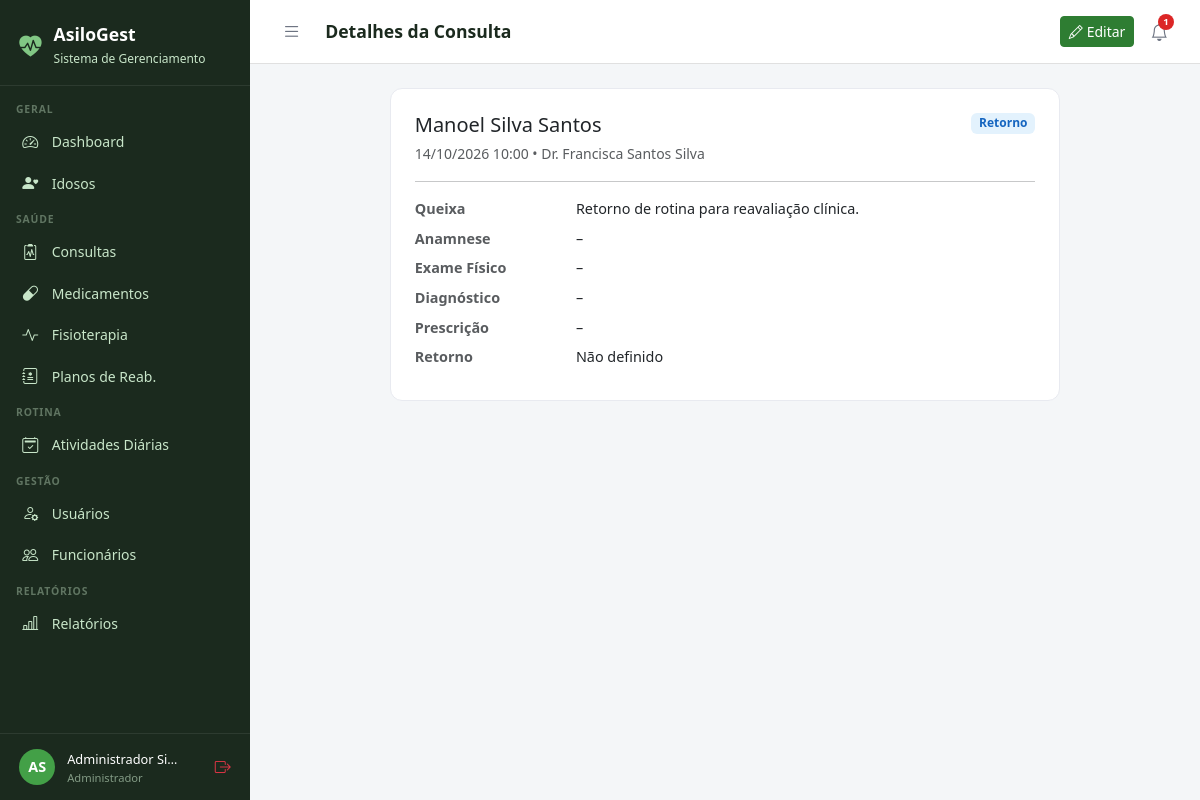
The page /consultas/47/ (signed in) on the database its author committed.
### core/models.py (models this page shows, shortened)
class Usuario(AbstractUser):
    PERFIL_CHOICES = [
        ('administrador', 'Administrador'),
        ('medico', 'Médico'),
        ('fisioterapeuta', 'Fisioterapeuta'),
        ('enfermeiro', 'Enfermeiro(a)'),
        ('recepcionista', 'Recepcionista'),
        ('familiar', 'Familiar do Idoso'),
    ]
    perfil = models.CharField(
        max_length=20, choices=PERFIL_CHOICES,
        default='recepcionista', verbose_name='Perfil de Acesso'
    )
    telefone = models.CharField(max_length=15, blank=True, verbose_name='Telefone')
    cpf = models.CharField(max_length=14, unique=True, null=True, blank=True, verbose_name='CPF')
    foto = models.ImageField(upload_to='usuarios/', blank=True, null=True, verbose_name='Foto')
    data_nascimento = models.DateField(null=True, blank=True, verbose_name='Data de Nascimento')
    especialidade = models.CharField(
        max_length=100, blank=True, verbose_name='Especialidade',
        help_text='Preencha para Médico ou Fisioterapeuta'
    )
    data_admissao = models.DateField(null=True, blank=True, verbose_name='Data de Admissão')
    primeiro_acesso = models.BooleanField(
        default=True, verbose_name='Primeiro Acesso',
        help_text='Usuário deve definir senha no primeiro login'
    )
    ativo = models.BooleanField(default=True, verbose_name='Ativo')
    criado_em = models.DateTimeField(auto_now_add=True)
    class Meta:
        verbose_name = 'Usuário'
        verbose_name_plural = 'Usuários'
        ordering = ['first_name', 'last_name']
    @property
    def is_administrador(self):
        return self.perfil == 'administrador' or self.is_superuser
    @property
    def is_fisioterapeuta(self):
        return self.perfil == 'fisioterapeuta'
    @property
    def is_familiar(self):
        return self.perfil == 'familiar'
    @property
    def pode_editar_saude(self):
        return self.is_administrador or self.is_medico
    @property
    def pode_ver_saude(self):
        return (self.is_administrador or self.is_medico
                or self.is_fisioterapeuta or self.is_enfermeiro)
    @property
    def pode_cadastrar_usuarios(self):
        return self.is_administrador or self.is_recepcionista
    @property
    def pode_administrar(self):
        return self.is_administrador

### consultas/models.py (models this page shows, shortened)
class Consulta(models.Model):
    TIPO_CHOICES = [
        ('rotina', 'Consulta de Rotina'),
        ('urgencia', 'Urgência'),
        ('retorno', 'Retorno'),
        ('especialidade', 'Especialidade'),
        ('preventiva', 'Preventiva'),
    ]
    STATUS_CHOICES = [
        ('agendada', 'Agendada'),
        ('realizada', 'Realizada'),
        ('cancelada', 'Cancelada'),
        ('falta', 'Falta'),
    ]
    idoso = models.ForeignKey(Idoso, on_delete=models.CASCADE, related_name='consultas')
    medico = models.ForeignKey(Usuario, on_delete=models.SET_NULL, null=True, related_name='consultas_medico', limit_choices_to={'perfil': 'medico'})
    data_hora = models.DateTimeField(verbose_name='Data e Hora')
    tipo = models.CharField(max_length=15, choices=TIPO_CHOICES, default='rotina')
    status = models.CharField(max_length=10, choices=STATUS_CHOICES, default='agendada')
    queixa_principal = models.TextField(blank=True, verbose_name='Queixa Principal')
    anamnese = models.TextField(blank=True, verbose_name='Anamnese')
    exame_fisico = models.TextField(blank=True, verbose_name='Exame Físico')
    diagnostico = models.TextField(blank=True, verbose_name='Diagnóstico')
    prescricao = models.TextField(blank=True, verbose_name='Prescrição / Conduta')
    retorno_em = models.DateField(null=True, blank=True, verbose_name='Retorno Previsto')
    observacoes = models.TextField(blank=True)
    criado_em = models.DateTimeField(auto_now_add=True)
    atualizado_em = models.DateTimeField(auto_now=True)
    class Meta:
        verbose_name = 'Consulta'
        verbose_name_plural = 'Consultas'
        ordering = ['-data_hora']

### idosos/models.py (models this page shows, shortened)
class Idoso(models.Model):
    SEXO_CHOICES = [('M', 'Masculino'), ('F', 'Feminino')]
    TIPO_SANGUINEO = [('A+','A+'),('A-','A-'),('B+','B+'),('B-','B-'),('AB+','AB+'),('AB-','AB-'),('O+','O+'),('O-','O-')]
    STATUS_CHOICES = [('ativo','Ativo'),('inativo','Inativo'),('internado','Internado'),('falecido','Falecido')]
    nome = models.CharField(max_length=150, verbose_name='Nome Completo')
    data_nascimento = models.DateField(verbose_name='Data de Nascimento')
    sexo = models.CharField(max_length=1, choices=SEXO_CHOICES)
    cpf = models.CharField(max_length=14, unique=True, null=True, blank=True)
    rg = models.CharField(max_length=20, blank=True)
    tipo_sanguineo = models.CharField(max_length=3, choices=TIPO_SANGUINEO, blank=True)
    foto = models.ImageField(upload_to='idosos/', blank=True, null=True)
    status = models.CharField(max_length=10, choices=STATUS_CHOICES, default='ativo')
    endereco = models.CharField(max_length=200, blank=True)
    cidade = models.CharField(max_length=100, blank=True)
    estado = models.CharField(max_length=2, blank=True)
    cep = models.CharField(max_length=9, blank=True)
    alergias = models.TextField(blank=True, verbose_name='Alergias')
    condicoes_medicas = models.TextField(blank=True, verbose_name='Condições Médicas')
    observacoes = models.TextField(blank=True, verbose_name='Observações Gerais')
    data_entrada = models.DateField(verbose_name='Data de Entrada')
    numero_quarto = models.CharField(max_length=10, blank=True, verbose_name='Quarto')
    criado_em = models.DateTimeField(auto_now_add=True)
    atualizado_em = models.DateTimeField(auto_now=True)
    class Meta:
        verbose_name = 'Idoso'
        verbose_name_plural = 'Idosos'
        ordering = ['nome']

### consultas/views.py (the view)
# urls.py: path('<int:pk>/', views.detalhe, name='detalhe'),
@login_required
def detalhe(request, pk):
    user = request.user
    consulta = get_object_or_404(Consulta, pk=pk)
    if user.is_familiar:
        from idosos.models import FamiliarVinculo
        if not FamiliarVinculo.objects.filter(familiar=user, idoso=consulta.idoso).exists():
            messages.error(request, 'Acesso negado.')
            return redirect('consultas:lista')
        return render(request, 'consultas/detalhe.html', {'consulta': consulta})
    if not user.pode_ver_saude:
        messages.error(request, 'Acesso negado.')
        return redirect('dashboard')
    return render(request, 'consultas/detalhe.html', {'consulta': consulta})

### templates/consultas/detalhe.html
{% extends 'base.html' %}
{% block title %}Consulta{% endblock %}{% block page_title %}Detalhes da Consulta{% endblock %}
{% block topbar_actions %}{% if user.pode_editar_saude %}<a href="{% url 'consultas:editar' consulta.pk %}" class="btn btn-primary btn-sm"><i class="bi bi-pencil me-1"></i>Editar</a>{% endif %}{% endblock %}
{% block content %}<div class="row justify-content-center"><div class="col-lg-9"><div class="form-card">
<div class="d-flex justify-content-between align-items-start mb-3">
  <div>
    <h5 class="mb-1">{{ consulta.idoso.nome }}</h5>
    <small class="text-muted">{{ consulta.data_hora|date:"d/m/Y H:i" }} &bull; Dr. {{ consulta.medico.get_full_name|default:"–" }}</small>
  </div>
  <span class="badge" style="background:#E3F2FD;color:#1565C0;">{{ consulta.get_tipo_display }}</span>
</div><hr>
<dl class="row mb-0" style="font-size:.9rem;">
  <dt class="col-3 text-muted">Queixa</dt><dd class="col-9" style="white-space:pre-line;">{{ consulta.queixa_principal|default:"–" }}</dd>
  <dt class="col-3 text-muted">Anamnese</dt><dd class="col-9" style="white-space:pre-line;">{{ consulta.anamnese|default:"–" }}</dd>
  <dt class="col-3 text-muted">Exame Físico</dt><dd class="col-9" style="white-space:pre-line;">{{ consulta.exame_fisico|default:"–" }}</dd>
  <dt class="col-3 text-muted">Diagnóstico</dt><dd class="col-9" style="white-space:pre-line;">{{ consulta.diagnostico|default:"–" }}</dd>
  <dt class="col-3 text-muted">Prescrição</dt><dd class="col-9" style="white-space:pre-line;">{{ consulta.prescricao|default:"–" }}</dd>
  <dt class="col-3 text-muted">Retorno</dt><dd class="col-9">{{ consulta.retorno_em|date:"d/m/Y"|default:"Não definido" }}</dd>
</dl>
</div></div></div>{% endblock %}

### templates/base.html (shortened to what this page needs)
<!DOCTYPE html>
<html lang="pt-br">
<head>
  <link href="https://cdn.jsdelivr.net/npm/bootstrap@5.3.0/dist/css/bootstrap.min.css" rel="stylesheet">
  <link href="https://cdn.jsdelivr.net/npm/bootstrap-icons@1.11.0/font/bootstrap-icons.css" rel="stylesheet">
</head>
<body>
{% if user.is_authenticated %}
<div id="sidebar">
  <div class="sidebar-brand">
    <i class="bi bi-heart-pulse-fill" style="color:#81C784;font-size:1.4rem;"></i>
    <div>
      <h5 style="margin:0;">AsiloGest</h5>
      <small>Sistema de Gerenciamento</small>
    </div>
  </div>
  <nav class="sidebar-nav">
    <div class="nav-section">Geral</div>
    <a href="{% url 'dashboard' %}" class="sidebar-link {% if request.resolver_match.url_name == 'dashboard' %}active{% endif %}">
      <i class="bi bi-speedometer2"></i> Dashboard
    </a>
    <a href="{% url 'idosos:lista' %}" class="sidebar-link">
      <i class="bi bi-person-heart"></i>
      {% if user.is_familiar %}Meus Familiares{% else %}Idosos{% endif %}
    </a>
    {% if user.pode_ver_saude or user.is_familiar %}
    <div class="nav-section">Saúde</div>
    <a href="{% url 'consultas:lista' %}" class="sidebar-link">
      <i class="bi bi-clipboard2-pulse"></i> Consultas
    </a>
    <a href="{% url 'medicamentos:lista' %}" class="sidebar-link">
      <i class="bi bi-capsule"></i> Medicamentos
    </a>
    <a href="{% url 'fisioterapia:lista' %}" class="sidebar-link">
      <i class="bi bi-activity"></i> Fisioterapia
    </a>
    {% if user.pode_ver_saude and not user.is_familiar %}
    <a href="{% url 'fisioterapia:planos_lista' %}" class="sidebar-link">
      <i class="bi bi-journal-medical"></i> Planos de Reab.
    </a>
    {% endif %}
    {% endif %}
    <div class="nav-section">Rotina</div>
    <a href="{% url 'atividades:lista' %}" class="sidebar-link">
      <i class="bi bi-calendar2-check"></i> Atividades Diárias
    </a>
    {% if user.pode_cadastrar_usuarios %}
    <div class="nav-section">Gestão</div>
    <a href="{% url 'usuarios_lista' %}" class="sidebar-link">
      <i class="bi bi-person-gear"></i> Usuários
    </a>
    {% endif %}
    {% if user.pode_administrar %}
    <a href="{% url 'funcionarios:lista' %}" class="sidebar-link">
      <i class="bi bi-people"></i> Funcionários
    </a>
    {% endif %}
    {% if user.pode_ver_saude or user.pode_administrar %}
    <div class="nav-section">Relatórios</div>
    <a href="{% url 'relatorios:lista' %}" class="sidebar-link">
      <i class="bi bi-bar-chart-line"></i> Relatórios
    </a>
    {% endif %}
  </nav>
  <div class="sidebar-user">
    <div class="avatar">{{ user.first_name|first|upper }}{{ user.last_name|first|upper }}</div>
    <div class="info" style="min-width:0;flex:1;">
      <span>{{ user.get_full_name|truncatechars:18 }}</span>
      <small>{{ user.get_perfil_display }}</small>
    </div>
    <a href="{% url 'logout' %}" class="text-danger" title="Sair" style="flex-shrink:0;">
      <i class="bi bi-box-arrow-right"></i>
    </a>
  </div>
</div>
<div id="main">
  <div class="topbar">
    <div class="topbar-left">
      <button class="btn-toggle-sidebar" onclick="toggleSidebar()" title="Menu">
        <i class="bi bi-list"></i>
      </button>
      <h4>{% block page_title %}{% endblock %}</h4>
    </div>
    <div class="d-flex align-items-center gap-2">
      {% block topbar_actions %}{% endblock %}
      <div style="position:relative;">
        <button class="notif-btn" id="notifBtn" onclick="toggleNotif()" title="Notificações">
          <i class="bi bi-bell"></i>
          {% if notif_count %}
          <span class="notif-badge">{{ notif_count }}</span>
          {% endif %}
        </button>
      </div>
    </div>
  </div>
  <div class="content">
    {% block content %}{% endblock %}
  </div>
</div>
{% else %}
{% block full_content %}{% endblock %}
{% endif %}
</body>
</html>

### templates/base.html (style rules this page uses)
:root { --sidebar-width: 250px; --primary: #2E7D32; --primary-light: #43A047; --accent: #1565C0; --bg-sidebar: #1B2A1E; --bg-sidebar-hover: #2E4A33; --text-sidebar: #C8E6C9; --transition: 0.3s ease; }
body { background: #F4F6F8; font-family: 'Segoe UI', sans-serif; }
#sidebar { position: fixed; top: 0; left: 0; width: var(--sidebar-width); height: 100vh; background: var(--bg-sidebar); z-index: 1000; display: flex; flex-direction: column; overflow-y: auto; transition: transform var(--transition); }
.sidebar-brand { padding: 1.5rem 1.2rem 1rem; border-bottom: 1px solid rgba(255,255,255,0.08); display: flex; align-items: center; gap: .75rem; }
.sidebar-brand h5 { color: #fff; font-weight: 700; margin: 0; font-size: 1.1rem; }
.sidebar-brand small { color: var(--text-sidebar); font-size: .75rem; }
.sidebar-nav { padding: .5rem 0; flex: 1; }
.nav-section { padding: .5rem 1rem .2rem; color: rgba(200,230,201,.4); font-size: .65rem; font-weight: 700; letter-spacing: .08em; text-transform: uppercase; }
.sidebar-link { display: flex; align-items: center; gap: .65rem; padding: .55rem 1.2rem; color: var(--text-sidebar); text-decoration: none; font-size: .875rem; transition: all .2s; border-left: 3px solid transparent; }
.sidebar-link i { font-size: 1rem; width: 1.2rem; }
.sidebar-user { padding: .8rem 1.2rem; border-top: 1px solid rgba(255,255,255,0.08); display: flex; align-items: center; gap: .75rem; }
.sidebar-user .avatar { width: 36px; height: 36px; background: var(--primary-light); border-radius: 50%; display: flex; align-items: center; justify-content: center; color: #fff; font-weight: 700; font-size: .9rem; flex-shrink: 0; }
.sidebar-user .info small { color: rgba(200,230,201,.6); font-size: .7rem; display: block; }
.sidebar-user .info span { color: #fff; font-size: .8rem; }
#main { margin-left: var(--sidebar-width); min-height: 100vh; display: flex; flex-direction: column; transition: margin-left var(--transition); }
.topbar { background: #fff; border-bottom: 1px solid #E0E0E0; padding: .75rem 1.5rem; display: flex; align-items: center; justify-content: space-between; position: sticky; top: 0; z-index: 999; }
.topbar-left { display: flex; align-items: center; gap: 1rem; }
.topbar h4 { margin: 0; font-size: 1.1rem; font-weight: 600; color: #1B2A1E; }
.btn-toggle-sidebar { background: none; border: none; padding: .4rem .5rem; color: #6B7280; cursor: pointer; border-radius: 6px; font-size: 1.2rem; line-height: 1; transition: background .2s, color .2s; }
.notif-btn { position: relative; background: none; border: none; padding: .4rem .5rem; color: #6B7280; cursor: pointer; border-radius: 6px; font-size: 1.1rem; transition: background .2s, color .2s; }
.notif-badge { position: absolute; top: 2px; right: 2px; background: #DC2626; color: #fff; font-size: .6rem; font-weight: 700; min-width: 16px; height: 16px; border-radius: 8px; padding: 0 4px; display: flex; align-items: center; justify-content: center; }
.content { padding: 1.5rem; flex: 1; }
.form-card { background: #fff; border-radius: 12px; border: 1px solid #E8EAF0; padding: 1.5rem; }
.btn-primary { background: var(--primary); border-color: var(--primary); }

### rows shown on the page
Usuario: first_name|first "A", last_name|first "S", get_full_name "Administrador Si…", perfil "Administrador"
Consulta: idoso.nome "Manoel Silva Santos", data_hora "14/10/2026 10:00", medico.get_full_name "Francisca Santos Silva", tipo "Retorno", queixa_principal "Retorno de rotina para reavaliação clínica.", anamnese "–", exame_fisico "–", diagnostico "–", prescricao "–", retorno_em "Não definido"

### other values the page prints
{{ notif_count }} "1"
